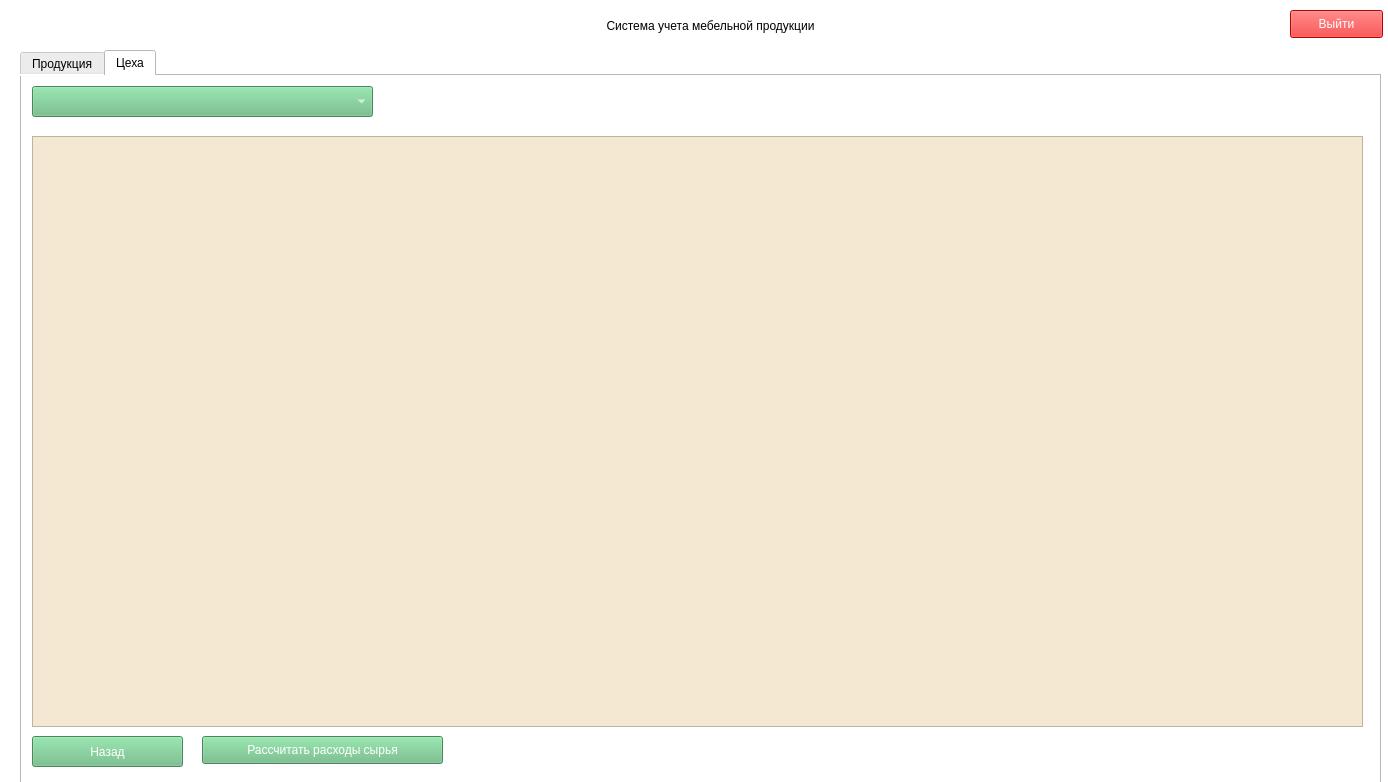
<?xml version="1.0" encoding="UTF-8"?>
<ui version="4.0">
 <class>MainForm</class>
 <widget class="QWidget" name="MainForm">
  <property name="geometry">
   <rect>
    <x>0</x>
    <y>0</y>
    <width>1388</width>
    <height>782</height>
   </rect>
  </property>
  <property name="sizePolicy">
   <sizepolicy hsizetype="Fixed" vsizetype="Fixed">
    <horstretch>0</horstretch>
    <verstretch>0</verstretch>
   </sizepolicy>
  </property>
  <property name="minimumSize">
   <size>
    <width>1388</width>
    <height>782</height>
   </size>
  </property>
  <property name="maximumSize">
   <size>
    <width>1388</width>
    <height>782</height>
   </size>
  </property>
  <property name="windowTitle">
   <string>Система учета продукции</string>
  </property>
  <property name="windowIcon">
   <iconset resource="../../../Downloads/director.qrc">
    <normaloff>:/images/logo.jfif</normaloff>:/images/logo.jfif</iconset>
  </property>
  <property name="styleSheet">
   <string notr="true">font: 10pt &quot;Segoe UI&quot;;
background-color: rgb(255, 255, 255);
color: rgb(0, 0, 0);
</string>
  </property>
  <widget class="QLabel" name="label">
   <property name="geometry">
    <rect>
     <x>540</x>
     <y>10</y>
     <width>341</width>
     <height>31</height>
    </rect>
   </property>
   <property name="text">
    <string>Система учета мебельной продукции</string>
   </property>
   <property name="alignment">
    <set>Qt::AlignCenter</set>
   </property>
  </widget>
  <widget class="QTabWidget" name="tabWidget">
   <property name="geometry">
    <rect>
     <x>20</x>
     <y>50</y>
     <width>1361</width>
     <height>741</height>
    </rect>
   </property>
   <property name="currentIndex">
    <number>1</number>
   </property>
   <widget class="QWidget" name="tab">
    <attribute name="title">
     <string>Продукция</string>
    </attribute>
    <widget class="QComboBox" name="models_cb">
     <property name="geometry">
      <rect>
       <x>10</x>
       <y>20</y>
       <width>291</width>
       <height>31</height>
      </rect>
     </property>
     <property name="styleSheet">
      <string notr="true">background-color: rgb(103, 186, 128);
color: rgb(255, 255, 255);
</string>
     </property>
    </widget>
    <widget class="QListWidget" name="products_lw">
     <property name="geometry">
      <rect>
       <x>20</x>
       <y>70</y>
       <width>1301</width>
       <height>551</height>
      </rect>
     </property>
     <property name="styleSheet">
      <string notr="true">background-color: rgb(244, 232, 211);
color: rgb(0, 0, 0);</string>
     </property>
    </widget>
    <widget class="QPushButton" name="addPr_btn">
     <property name="geometry">
      <rect>
       <x>20</x>
       <y>630</y>
       <width>191</width>
       <height>31</height>
      </rect>
     </property>
     <property name="styleSheet">
      <string notr="true">background-color: rgb(103, 186, 128);
color: rgb(255, 255, 255);

</string>
     </property>
     <property name="text">
      <string>Добавить продукцию</string>
     </property>
    </widget>
    <widget class="QComboBox" name="type_pr_cb">
     <property name="geometry">
      <rect>
       <x>320</x>
       <y>20</y>
       <width>281</width>
       <height>31</height>
      </rect>
     </property>
     <property name="styleSheet">
      <string notr="true">background-color: rgb(103, 186, 128);
color: rgb(255, 255, 255);
</string>
     </property>
    </widget>
    <widget class="QPushButton" name="next_page_btn">
     <property name="geometry">
      <rect>
       <x>1190</x>
       <y>640</y>
       <width>151</width>
       <height>31</height>
      </rect>
     </property>
     <property name="styleSheet">
      <string notr="true">background-color: rgb(103, 186, 128);
color: rgb(255, 255, 255);
</string>
     </property>
     <property name="text">
      <string>Следующая стр</string>
     </property>
    </widget>
   </widget>
   <widget class="QWidget" name="tab_2">
    <attribute name="title">
     <string>Цеха</string>
    </attribute>
    <widget class="QComboBox" name="products_cb">
     <property name="geometry">
      <rect>
       <x>10</x>
       <y>10</y>
       <width>341</width>
       <height>31</height>
      </rect>
     </property>
     <property name="styleSheet">
      <string notr="true">background-color: rgb(103, 186, 128);
color: rgb(255, 255, 255);
</string>
     </property>
    </widget>
    <widget class="QListWidget" name="workshops_lw">
     <property name="geometry">
      <rect>
       <x>10</x>
       <y>60</y>
       <width>1331</width>
       <height>591</height>
      </rect>
     </property>
     <property name="styleSheet">
      <string notr="true">background-color: rgb(244, 232, 211);
color: rgb(0, 0, 0);
</string>
     </property>
    </widget>
    <widget class="QPushButton" name="back_btn">
     <property name="geometry">
      <rect>
       <x>10</x>
       <y>660</y>
       <width>151</width>
       <height>31</height>
      </rect>
     </property>
     <property name="styleSheet">
      <string notr="true">background-color: rgb(103, 186, 128);
color: rgb(255, 255, 255);
</string>
     </property>
     <property name="text">
      <string>Назад</string>
     </property>
    </widget>
    <widget class="QPushButton" name="procedure_btn">
     <property name="geometry">
      <rect>
       <x>180</x>
       <y>660</y>
       <width>241</width>
       <height>28</height>
      </rect>
     </property>
     <property name="styleSheet">
      <string notr="true">background-color: rgb(103, 186, 128);
color: rgb(255, 255, 255);
</string>
     </property>
     <property name="text">
      <string>Рассчитать расходы сырья</string>
     </property>
    </widget>
   </widget>
  </widget>
  <widget class="QPushButton" name="exit_btn">
   <property name="geometry">
    <rect>
     <x>1290</x>
     <y>10</y>
     <width>93</width>
     <height>28</height>
    </rect>
   </property>
   <property name="styleSheet">
    <string notr="true">background-color: rgb(255, 0, 0);
color: rgb(255, 255, 255);</string>
   </property>
   <property name="text">
    <string>Выйти</string>
   </property>
  </widget>
 </widget>
 <resources>
  <include location="../../../Downloads/director.qrc"/>
 </resources>
 <connections/>
</ui>
